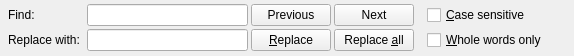
<?xml version="1.0" encoding="UTF-8"?>
<ui version="4.0">
 <class>FindReplaceBar</class>
 <widget class="QWidget" name="FindReplaceBar">
  <property name="geometry">
   <rect>
    <x>0</x>
    <y>0</y>
    <width>574</width>
    <height>54</height>
   </rect>
  </property>
  <property name="maximumSize">
   <size>
    <width>16777215</width>
    <height>54</height>
   </size>
  </property>
  <layout class="QVBoxLayout" name="verticalLayout">
   <property name="spacing">
    <number>0</number>
   </property>
   <property name="leftMargin">
    <number>8</number>
   </property>
   <property name="topMargin">
    <number>4</number>
   </property>
   <property name="rightMargin">
    <number>8</number>
   </property>
   <property name="bottomMargin">
    <number>5</number>
   </property>
   <item>
    <layout class="QGridLayout" name="gridLayout">
     <property name="spacing">
      <number>3</number>
     </property>
     <item row="1" column="3">
      <widget class="QPushButton" name="replaceAll">
       <property name="text">
        <string>Replace &amp;all</string>
       </property>
      </widget>
     </item>
     <item row="0" column="2">
      <widget class="QPushButton" name="findPrevious">
       <property name="text">
        <string>Previous</string>
       </property>
       <property name="shortcut">
        <string>Shift+F3</string>
       </property>
      </widget>
     </item>
     <item row="1" column="2">
      <widget class="QPushButton" name="replace">
       <property name="text">
        <string>&amp;Replace</string>
       </property>
      </widget>
     </item>
     <item row="0" column="5">
      <widget class="QCheckBox" name="caseSensitive">
       <property name="minimumSize">
        <size>
         <width>20</width>
         <height>0</height>
        </size>
       </property>
       <property name="text">
        <string>&amp;Case sensitive</string>
       </property>
      </widget>
     </item>
     <item row="1" column="0">
      <widget class="QLabel" name="labelReplace">
       <property name="minimumSize">
        <size>
         <width>55</width>
         <height>0</height>
        </size>
       </property>
       <property name="text">
        <string>Replace with: </string>
       </property>
      </widget>
     </item>
     <item row="0" column="3">
      <widget class="QPushButton" name="findNext">
       <property name="text">
        <string>Next</string>
       </property>
       <property name="shortcut">
        <string>F3</string>
       </property>
      </widget>
     </item>
     <item row="0" column="0">
      <widget class="QLabel" name="labelFind">
       <property name="minimumSize">
        <size>
         <width>55</width>
         <height>0</height>
        </size>
       </property>
       <property name="text">
        <string>Find:</string>
       </property>
      </widget>
     </item>
     <item row="1" column="5">
      <widget class="QCheckBox" name="wholeWordsOnly">
       <property name="minimumSize">
        <size>
         <width>20</width>
         <height>0</height>
        </size>
       </property>
       <property name="text">
        <string>&amp;Whole words only</string>
       </property>
      </widget>
     </item>
     <item row="1" column="1">
      <widget class="QLineEdit" name="replaceText">
       <property name="minimumSize">
        <size>
         <width>50</width>
         <height>0</height>
        </size>
       </property>
       <property name="maximumSize">
        <size>
         <width>200</width>
         <height>16777215</height>
        </size>
       </property>
      </widget>
     </item>
     <item row="0" column="1">
      <widget class="QLineEdit" name="findText">
       <property name="sizePolicy">
        <sizepolicy hsizetype="Expanding" vsizetype="Fixed">
         <horstretch>10</horstretch>
         <verstretch>0</verstretch>
        </sizepolicy>
       </property>
       <property name="minimumSize">
        <size>
         <width>50</width>
         <height>0</height>
        </size>
       </property>
       <property name="maximumSize">
        <size>
         <width>200</width>
         <height>16777215</height>
        </size>
       </property>
      </widget>
     </item>
     <item row="0" column="7">
      <widget class="QPushButton" name="closeButton">
       <property name="maximumSize">
        <size>
         <width>16</width>
         <height>16</height>
        </size>
       </property>
       <property name="icon">
        <iconset resource="../resources.qrc">
         <normaloff>:/images/16x16/window-close.png</normaloff>:/images/16x16/window-close.png</iconset>
       </property>
       <property name="flat">
        <bool>true</bool>
       </property>
      </widget>
     </item>
     <item row="0" column="4">
      <widget class="QWidget" name="widget" native="true">
       <property name="minimumSize">
        <size>
         <width>7</width>
         <height>0</height>
        </size>
       </property>
      </widget>
     </item>
     <item row="0" column="6">
      <spacer name="horizontalSpacer">
       <property name="orientation">
        <enum>Qt::Horizontal</enum>
       </property>
       <property name="sizeHint" stdset="0">
        <size>
         <width>0</width>
         <height>20</height>
        </size>
       </property>
      </spacer>
     </item>
    </layout>
   </item>
  </layout>
 </widget>
 <tabstops>
  <tabstop>findText</tabstop>
  <tabstop>replaceText</tabstop>
  <tabstop>findPrevious</tabstop>
  <tabstop>replace</tabstop>
  <tabstop>findNext</tabstop>
  <tabstop>replaceAll</tabstop>
  <tabstop>caseSensitive</tabstop>
  <tabstop>wholeWordsOnly</tabstop>
  <tabstop>closeButton</tabstop>
 </tabstops>
 <resources>
  <include location="../resources.qrc"/>
  <include location="../resources.qrc"/>
 </resources>
 <connections/>
</ui>
